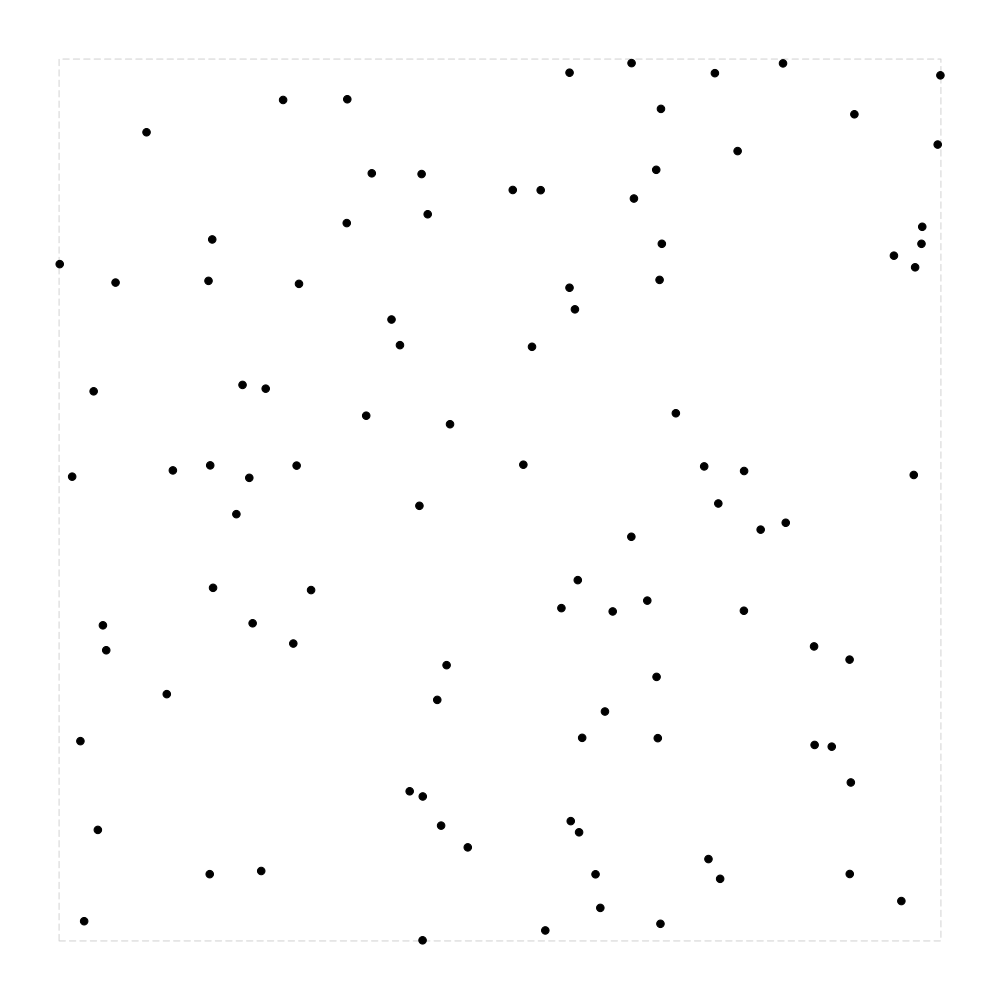

Write the R code that produced this figure.
library(tidyverse)
library(sqldf)
library(plotrix)

n = 100
epsilon = 0.5
mu = 4
precision = 0.001
size = 10
lim=c(0-epsilon/2, size+epsilon/2)
r2 = (epsilon/2)^2
x = runif(n, 0, size)
y = runif(n, 0, size)
pointset=data.frame(x = x, y = y)
pointset2 = data.frame(id=1:n, x=x, y=y, t=rep(0,n))
write_table
data = sqldf("SELECT p1.x AS x1, p1.y AS y1, p2.x AS x2, p2.y AS y2 FROM pointset p1 CROSS JOIN pointset p2 ")
dim = 10
margin = 0

pdf("pflock.pdf", width = dim, height = dim, onefile = T)
par(mar=c(margin,margin,margin,margin))

distance <- function(x1, y1, x2, y2){
  return(sqrt((x1-x2)^2+(y1-y2)^2))
}

computeCenters <- function(x1, y1, x2, y2){
  x = x1 - x2
  y = y1 - y2
  d2 = x^2 + y^2
  if(d2 != 0){
    root = sqrt(abs(4 * (r2 / d2) - 1))
    h1 = ((x + y * root) / 2) + x2
    h2 = ((x - y * root) / 2) + x2
    k1 = ((y - x * root) / 2) + y2
    k2 = ((y + x * root) / 2) + y2
    return(c(h1, k1, h2, k2))
  }
  return(NULL)
}

drawCanvas <- function(){
  plot(1, asp=1, axes = F, , xlab = "", ylab = "", type='n', xlim=lim, ylim=lim)
}

drawPoints <-function(){
  points(x, y, pch=21, col=1, bg=1, cex=1)
}

drawBorder <- function(x1, y1, x2, y2){
  rect(x1, y1, x2, y2, border = "lightgrey", lty=5, lwd=1)
}

drawPartitions <- function(cells){
  width = size / cells
  n = cells - 1
  for(i in 0:n){
    for(j in 0:n){
      x = i * width
      y = j * width
      drawBorder(x, y, x + width - precision, y + width - precision)
    }
  }
}

drawPairs <- function(){
  pairs = data.frame(x1=double(), y1=double(), x2=double(), y2=double())
  for(i in 1:nrow(data)){
    x1 = data[i,1]
    y1 = data[i,2]
    x2 = data[i,3]
    y2 = data[i,4]
    d = distance(x1,y1,x2,y2)
    if(d <= epsilon && d != 0){
      pairs[nrow(pairs) + 1, ] = list(x1, y1, x2, y2)
      lines(c(x1,x2), c(y1,y2), lwd=2)
    }
  }
  return(pairs)
}

drawPairs2 <- function(pairs){
  for(i in 1:nrow(pairs)){
    x1 = pairs[i,1]
    y1 = pairs[i,2]
    x2 = pairs[i,3]
    y2 = pairs[i,4]
    lines(c(x1,x2), c(y1,y2), lwd=2)
  }
}

drawCenters <- function(){
  centers0 = data.frame(x=double(), y=double())
  for(i in 1:nrow(data)){
    x1 = data[i,1]
    y1 = data[i,2]
    x2 = data[i,3]
    y2 = data[i,4]
    d = distance(x1,y1,x2,y2)
    if(d <= epsilon && d != 0){
      centers = computeCenters(x1,y1,x2,y2)
      centers0[nrow(centers0) + 1, ] = list(centers[1], centers[2])
      centers0[nrow(centers0) + 1, ] = list(centers[3], centers[4])
      points(centers[1], centers[2], pch=21, col=2, bg=2, cex=0.5)
      points(centers[3], centers[4], pch=21, col=2, bg=2, cex=0.5)
    }
  }
  return(centers0)
}

drawCenters2 <- function(centers){
  data = sqldf("SELECT p1.x AS x1, p1.y AS y1, p2.x AS x2, p2.y AS y2 FROM centers p1 CROSS JOIN pointset p2 ")
  disks0 = data.frame(center=character(), point=character(), stringsAsFactors=FALSE)
  for(i in 1:nrow(data)){
    x1 = data[i,1]
    y1 = data[i,2]
    x2 = data[i,3]
    y2 = data[i,4]
    d = distance(x1,y1,x2,y2)
    if(d <= epsilon/2 && d != 0){
      disks0[nrow(disks0) + 1, ] = list(paste(x1, y1), paste(x2, y2))
    }
  }
  disks = as_tibble(disks0) %>% group_by(center) %>% tally() %>% filter(n >= mu) %>% 
    separate(center, c("x", "y"), sep=" ") %>% mutate(x=as.numeric(x), y=as.numeric(y))
  disks = as.data.frame(disks)
  return(disks)
}

drawDisks <- function(disks){
  for(i in 1:nrow(disks)){
    x = disks[i,1]
    y = disks[i,2]
    draw.circle(x, y, epsilon/2, nv = 25, border = 1, col = NA, lty = 2, lwd = 0.5)
  }
}

# Set of points...
drawCanvas()
drawBorder(0,0,size,size)
drawPoints()

# Partitioning points...
drawCanvas()
drawBorder(0,0,size,size)
drawPoints()
drawPartitions(2)

# Finding pairs...
drawCanvas()
drawBorder(0,0,size,size)
drawPoints()
drawPartitions(2)
pairs = drawPairs()

# Computing centers...
drawCanvas()
drawBorder(0,0,size,size)
drawPoints()
drawPartitions(2)
drawPairs2(pairs)
centers = drawCenters()

# Finding disks...
drawCanvas()
drawBorder(0,0,size,size)
drawPoints()
drawPartitions(2)
disks = drawCenters2(centers)
drawDisks(disks)

dev.off()
